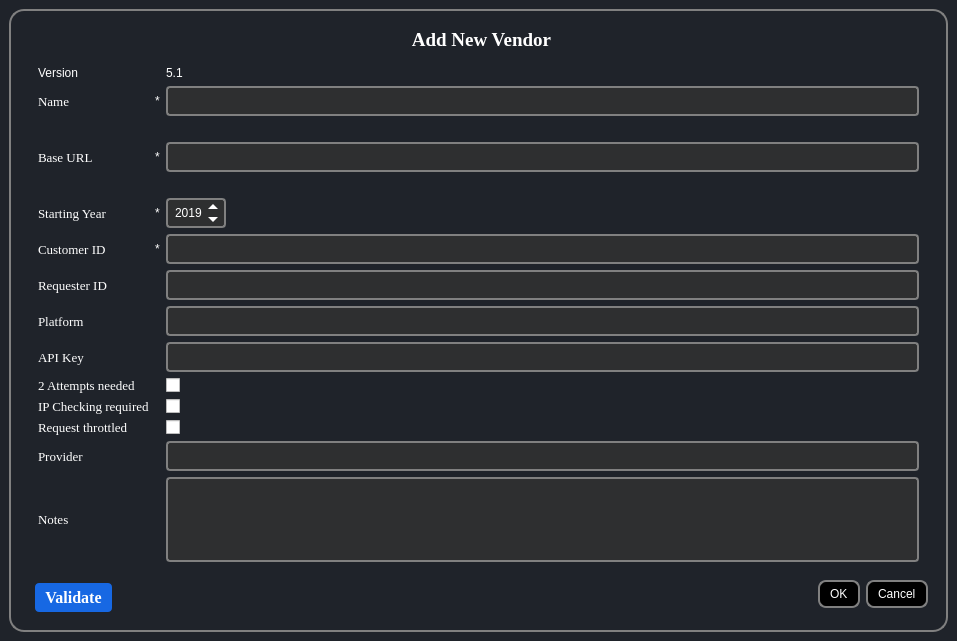
<?xml version="1.0" encoding="UTF-8"?>
<ui version="4.0">
 <class>addVendor51Dialog</class>
 <widget class="QMainWindow" name="addVendor51Dialog">
  <property name="geometry">
   <rect>
    <x>0</x>
    <y>0</y>
    <width>957</width>
    <height>641</height>
   </rect>
  </property>
  <property name="windowTitle">
   <string>MainWindow</string>
  </property>
  <property name="styleSheet">
   <string notr="true">*{
	
border:none;
background-color:transparent;
background:none;
padding:0;
margin:0;
color:#fff;
}



#centralwidget{
background-color:#1f232a;
}

QPushButton{
text-align:left;
padding: 5px 10px;

border-top-left-radius:5px;
border-bottom-left-radius:5px;
}
QPushButton:pressed{
background-color:grey;
text-align:left;
padding:2px 10px;
color:white;}</string>
  </property>
  <widget class="QWidget" name="centralwidget">
   <layout class="QGridLayout" name="gridLayout">
    <item row="0" column="0" colspan="2">
     <widget class="QFrame" name="frame">
      <property name="sizePolicy">
       <sizepolicy hsizetype="Preferred" vsizetype="Preferred">
        <horstretch>0</horstretch>
        <verstretch>0</verstretch>
       </sizepolicy>
      </property>
      <property name="styleSheet">
       <string notr="true">#frame{border:2px solid grey; border-radius:15px;}</string>
      </property>
      <property name="frameShape">
       <enum>QFrame::StyledPanel</enum>
      </property>
      <property name="frameShadow">
       <enum>QFrame::Raised</enum>
      </property>
      <layout class="QVBoxLayout" name="verticalLayout">
       <item>
        <widget class="QFrame" name="frame_3">
         <property name="styleSheet">
          <string notr="true">border-color: rgb(255, 255, 255);

QLineEdit {
	background-color: #cccccc;
	border-radius: 20px; 

}
</string>
         </property>
         <property name="frameShape">
          <enum>QFrame::StyledPanel</enum>
         </property>
         <property name="frameShadow">
          <enum>QFrame::Plain</enum>
         </property>
         <layout class="QGridLayout" name="gridLayout_2">
          <item row="0" column="1" colspan="2">
           <widget class="QLabel" name="label_7">
            <property name="enabled">
             <bool>true</bool>
            </property>
            <property name="sizePolicy">
             <sizepolicy hsizetype="Preferred" vsizetype="Preferred">
              <horstretch>0</horstretch>
              <verstretch>0</verstretch>
             </sizepolicy>
            </property>
            <property name="font">
             <font>
              <family>Georgia</family>
              <pointsize>14</pointsize>
              <bold>true</bold>
             </font>
            </property>
            <property name="styleSheet">
             <string notr="true">text-align:centre;</string>
            </property>
            <property name="frameShape">
             <enum>QFrame::NoFrame</enum>
            </property>
            <property name="text">
             <string>&lt;html&gt;&lt;head/&gt;&lt;body&gt;&lt;p align=&quot;center&quot;&gt;Add New Vendor&lt;/p&gt;&lt;/body&gt;&lt;/html&gt;</string>
            </property>
           </widget>
          </item>
          <item row="1" column="0" colspan="3">
           <widget class="QFrame" name="AddNewVendor">
            <property name="minimumSize">
             <size>
              <width>0</width>
              <height>30</height>
             </size>
            </property>
            <property name="font">
             <font>
              <family>Georgia</family>
              <pointsize>8</pointsize>
             </font>
            </property>
            <property name="frameShape">
             <enum>QFrame::StyledPanel</enum>
            </property>
            <layout class="QGridLayout" name="gridLayout_5">
             <item row="14" column="0">
              <widget class="QLabel" name="label_28">
               <property name="font">
                <font>
                 <family>Georgia</family>
                 <pointsize>10</pointsize>
                </font>
               </property>
               <property name="text">
                <string>Notes</string>
               </property>
              </widget>
             </item>
             <item row="9" column="0">
              <widget class="QLabel" name="label_5">
               <property name="font">
                <font>
                 <family>Georgia</family>
                 <pointsize>10</pointsize>
                </font>
               </property>
               <property name="text">
                <string>API Key</string>
               </property>
              </widget>
             </item>
             <item row="5" column="1">
              <widget class="QLabel" name="label_13">
               <property name="text">
                <string>*</string>
               </property>
              </widget>
             </item>
             <item row="6" column="0">
              <widget class="QLabel" name="label_3">
               <property name="font">
                <font>
                 <family>Georgia</family>
                 <pointsize>10</pointsize>
                </font>
               </property>
               <property name="text">
                <string>Customer ID</string>
               </property>
              </widget>
             </item>
             <item row="3" column="0">
              <widget class="QLabel" name="label_2">
               <property name="font">
                <font>
                 <family>Georgia</family>
                 <pointsize>10</pointsize>
                </font>
               </property>
               <property name="text">
                <string>Base URL</string>
               </property>
              </widget>
             </item>
             <item row="6" column="1">
              <widget class="QLabel" name="label_14">
               <property name="text">
                <string>*</string>
               </property>
              </widget>
             </item>
             <item row="7" column="0">
              <widget class="QLabel" name="label_4">
               <property name="font">
                <font>
                 <family>Georgia</family>
                 <pointsize>10</pointsize>
                </font>
               </property>
               <property name="text">
                <string>Requester ID</string>
               </property>
              </widget>
             </item>
             <item row="0" column="2">
              <widget class="QLabel" name="versionEdit">
               <property name="text">
                <string>5.1</string>
               </property>
              </widget>
             </item>
             <item row="1" column="1">
              <widget class="QLabel" name="label_12">
               <property name="text">
                <string>*</string>
               </property>
              </widget>
             </item>
             <item row="3" column="1">
              <widget class="QLabel" name="label_18">
               <property name="text">
                <string>*</string>
               </property>
              </widget>
             </item>
             <item row="11" column="0">
              <widget class="QLabel" name="label_9">
               <property name="font">
                <font>
                 <family>Georgia</family>
                 <pointsize>10</pointsize>
                </font>
               </property>
               <property name="text">
                <string>IP Checking required</string>
               </property>
              </widget>
             </item>
             <item row="8" column="0">
              <widget class="QLabel" name="label_6">
               <property name="font">
                <font>
                 <family>Georgia</family>
                 <pointsize>10</pointsize>
                </font>
               </property>
               <property name="text">
                <string>Platform</string>
               </property>
              </widget>
             </item>
             <item row="5" column="0">
              <widget class="QLabel" name="label_10">
               <property name="font">
                <font>
                 <family>Georgia</family>
                 <pointsize>10</pointsize>
                </font>
               </property>
               <property name="text">
                <string>Starting Year</string>
               </property>
              </widget>
             </item>
             <item row="0" column="0">
              <widget class="QLabel" name="label_15">
               <property name="text">
                <string>Version</string>
               </property>
              </widget>
             </item>
             <item row="13" column="0">
              <widget class="QLabel" name="provider">
               <property name="font">
                <font>
                 <family>Georgia</family>
                 <pointsize>10</pointsize>
                </font>
               </property>
               <property name="text">
                <string>Provider</string>
               </property>
              </widget>
             </item>
             <item row="1" column="0">
              <widget class="QLabel" name="label">
               <property name="font">
                <font>
                 <family>Georgia</family>
                 <pointsize>10</pointsize>
                </font>
               </property>
               <property name="text">
                <string>Name</string>
               </property>
              </widget>
             </item>
             <item row="10" column="0">
              <widget class="QLabel" name="label_8">
               <property name="font">
                <font>
                 <family>Georgia</family>
                 <pointsize>10</pointsize>
                </font>
               </property>
               <property name="text">
                <string>2 Attempts needed</string>
               </property>
              </widget>
             </item>
             <item row="12" column="0">
              <widget class="QLabel" name="label_11">
               <property name="font">
                <font>
                 <family>Georgia</family>
                 <pointsize>10</pointsize>
                </font>
               </property>
               <property name="text">
                <string>Request throttled</string>
               </property>
              </widget>
             </item>
             <item row="1" column="2">
              <widget class="QLineEdit" name="nameEdit">
               <property name="minimumSize">
                <size>
                 <width>0</width>
                 <height>30</height>
                </size>
               </property>
               <property name="styleSheet">
                <string notr="true">QLineEdit {
	border: 2px solid #808080;
    border-radius: 4px;
    padding: 5px;
	color: white;
	background-color: #2E2F30;
}

</string>
               </property>
              </widget>
             </item>
             <item row="2" column="2">
              <widget class="QLabel" name="name_validation_label">
               <property name="text">
                <string/>
               </property>
              </widget>
             </item>
             <item row="3" column="2">
              <widget class="QLineEdit" name="baseUrlEdit">
               <property name="minimumSize">
                <size>
                 <width>0</width>
                 <height>30</height>
                </size>
               </property>
               <property name="styleSheet">
                <string notr="true">QLineEdit {
	border: 2px solid #808080;
    border-radius: 4px;
    padding: 5px;
	color: white;
background-color: #2E2F30;
}

</string>
               </property>
              </widget>
             </item>
             <item row="4" column="2">
              <widget class="QLabel" name="url_validation_label">
               <property name="text">
                <string/>
               </property>
              </widget>
             </item>
             <item row="5" column="2">
              <widget class="QDateEdit" name="All_reports_edit_fetch">
               <property name="enabled">
                <bool>true</bool>
               </property>
               <property name="minimumSize">
                <size>
                 <width>0</width>
                 <height>30</height>
                </size>
               </property>
               <property name="maximumSize">
                <size>
                 <width>60</width>
                 <height>16777215</height>
                </size>
               </property>
               <property name="styleSheet">
                <string notr="true">QDateEdit {
    border: 2px solid #808080;
background-color: #2E2F30;
    border-radius: 4px;
    padding-left: 5px;
}

QDateEdit::up-button, QDateEdit::down-button {
    border: none;
    padding-right: 5px;
}

QDateEdit::up-button {
    subcontrol-position: top right;
}

QDateEdit::down-button {
    subcontrol-position: bottom right;
}

QDateEdit::up-arrow, QDateEdit::down-arrow {
    border: 5px solid rgba(255, 255, 255, 0);
    width: 0;
    height: 0;
}

QDateEdit::up-arrow {
    border-top: none;
    border-bottom-color: white;
}

QDateEdit::down-arrow {
    border-bottom: none;
    border-top-color: white;
}</string>
               </property>
               <property name="dateTime">
                <datetime>
                 <hour>0</hour>
                 <minute>0</minute>
                 <second>0</second>
                 <year>2019</year>
                 <month>12</month>
                 <day>27</day>
                </datetime>
               </property>
               <property name="displayFormat">
                <string>yyyy</string>
               </property>
              </widget>
             </item>
             <item row="6" column="2">
              <widget class="QLineEdit" name="customerIdEdit">
               <property name="minimumSize">
                <size>
                 <width>0</width>
                 <height>30</height>
                </size>
               </property>
               <property name="styleSheet">
                <string notr="true">QLineEdit {
	border: 2px solid #808080;
    border-radius: 4px;
    padding: 5px;
	color: white;
background-color: #2E2F30;
}

</string>
               </property>
              </widget>
             </item>
             <item row="7" column="2">
              <widget class="QLineEdit" name="requestorIdEdit">
               <property name="minimumSize">
                <size>
                 <width>0</width>
                 <height>30</height>
                </size>
               </property>
               <property name="styleSheet">
                <string notr="true">QLineEdit {
	border: 2px solid #808080;
    border-radius: 4px;
    padding: 5px;
background-color: #2E2F30;
	color: white;
}

</string>
               </property>
              </widget>
             </item>
             <item row="8" column="2">
              <widget class="QLineEdit" name="platformEdit">
               <property name="minimumSize">
                <size>
                 <width>0</width>
                 <height>30</height>
                </size>
               </property>
               <property name="styleSheet">
                <string notr="true">QLineEdit {
background-color: #2E2F30;
	border: 2px solid #808080;
    border-radius: 4px;
    padding: 5px;
	color: white;
}

</string>
               </property>
              </widget>
             </item>
             <item row="9" column="2">
              <widget class="QLineEdit" name="apiKeyEdit">
               <property name="minimumSize">
                <size>
                 <width>0</width>
                 <height>30</height>
                </size>
               </property>
               <property name="styleSheet">
                <string notr="true">QLineEdit {
background-color: #2E2F30;
	border: 2px solid #808080;
    border-radius: 4px;
    padding: 5px;
	color: white;
}

</string>
               </property>
              </widget>
             </item>
             <item row="10" column="2">
              <widget class="QCheckBox" name="two_attempts_check_box">
               <property name="text">
                <string/>
               </property>
              </widget>
             </item>
             <item row="11" column="2">
              <widget class="QCheckBox" name="ip_checking_check_box">
               <property name="text">
                <string/>
               </property>
              </widget>
             </item>
             <item row="12" column="2">
              <widget class="QCheckBox" name="requests_throttled_check_box">
               <property name="text">
                <string/>
               </property>
              </widget>
             </item>
             <item row="13" column="2">
              <widget class="QLineEdit" name="providerEdit">
               <property name="sizePolicy">
                <sizepolicy hsizetype="Expanding" vsizetype="Preferred">
                 <horstretch>0</horstretch>
                 <verstretch>0</verstretch>
                </sizepolicy>
               </property>
               <property name="styleSheet">
                <string notr="true">QLineEdit {
	border: 2px solid #808080;
    border-radius: 4px;
background-color: #2E2F30;
    padding: 5px;
	color: white;
}

</string>
               </property>
              </widget>
             </item>
             <item row="14" column="2">
              <widget class="QLineEdit" name="notesEdit">
               <property name="sizePolicy">
                <sizepolicy hsizetype="Expanding" vsizetype="Expanding">
                 <horstretch>0</horstretch>
                 <verstretch>0</verstretch>
                </sizepolicy>
               </property>
               <property name="minimumSize">
                <size>
                 <width>339</width>
                 <height>0</height>
                </size>
               </property>
               <property name="styleSheet">
                <string notr="true">QLineEdit {
	border: 2px solid #808080;
    border-radius: 4px;
    padding: 5px;
	color: white;
background-color: #2E2F30;
}

</string>
               </property>
              </widget>
             </item>
            </layout>
           </widget>
          </item>
          <item row="3" column="1">
           <widget class="QPushButton" name="validate_button">
            <property name="font">
             <font>
              <family>Georgia</family>
              <pointsize>12</pointsize>
              <italic>false</italic>
              <bold>true</bold>
             </font>
            </property>
            <property name="styleSheet">
             <string notr="true">QPushButton {
    background-color: #1768E3; 
    color: #FFFFFF;
	font: bold;
   border-radius: 4px;
text-align: center;
}

QPushButton:hover{
 background-color: #2095E6;
}

</string>
            </property>
            <property name="text">
             <string>Validate</string>
            </property>
           </widget>
          </item>
          <item row="2" column="2" rowspan="2">
           <widget class="QDialogButtonBox" name="buttonBox">
            <property name="sizePolicy">
             <sizepolicy hsizetype="Expanding" vsizetype="Preferred">
              <horstretch>0</horstretch>
              <verstretch>0</verstretch>
             </sizepolicy>
            </property>
            <property name="minimumSize">
             <size>
              <width>0</width>
              <height>20</height>
             </size>
            </property>
            <property name="font">
             <font>
              <family>Georgia</family>
              <pointsize>12</pointsize>
              <italic>false</italic>
              <bold>false</bold>
             </font>
            </property>
            <property name="styleSheet">
             <string notr="true">border: 2px solid grey;
border-radius: 8px;
background-color: #000000;
</string>
            </property>
            <property name="standardButtons">
             <set>QDialogButtonBox::Cancel|QDialogButtonBox::Ok</set>
            </property>
           </widget>
          </item>
         </layout>
        </widget>
       </item>
      </layout>
     </widget>
    </item>
   </layout>
  </widget>
 </widget>
 <tabstops>
  <tabstop>validate_button</tabstop>
 </tabstops>
 <resources/>
 <connections/>
</ui>
